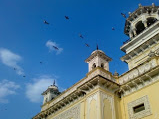
#> input picture 2Dhist.png, 159 x 119 px
$ python ORB.py
#> lines starting #> are read from the running program, lines starting #| are printed output that depends on the picture

import numpy as np
import cv2
from matplotlib import pyplot as plt
img = cv2.imread('../2Dhist.png',0)
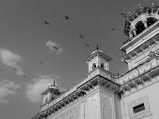
#> img: shape (119, 159); min 0, max 223, mean 117.9
# Initiate ORB detector
orb = cv2.ORB_create()
# find the keypoints with ORB
kp = orb.detect(img,None)
#> kp = 164 keypoints; strongest (x, y, size): (95, 65, 31), (126, 50, 31), (97, 64, 31), (94, 63, 31)
# compute the descriptors with ORB
kp, des = orb.compute(img, kp)
# draw only keypoints location,not size and orientation
img2 = cv2.drawKeypoints(img, kp, None, color=(0,255,0), flags=0)
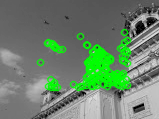
#> img2: shape (119, 159, 3); mean of channels 0, 1, 2 106.6, 131.5, 106.6; drawn as B, G, R
plt.imshow(img2), plt.show()

$ run again, with CLAHE.png copied over 2Dhist.png
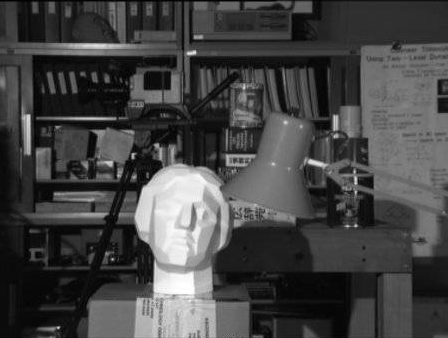
#> input picture CLAHE.png, 448 x 338 px
#> img is the input picture: shape (338, 448); min 0, max 255, mean 68.5
#> kp = 500 keypoints; strongest (x, y, size): (133, 154, 31), (195, 52, 31), (132, 157, 31), (109, 164, 44.6)
#> `img2 = cv2.drawKeypoints(img, kp, None, color=(0,255,0), flags=0)`:
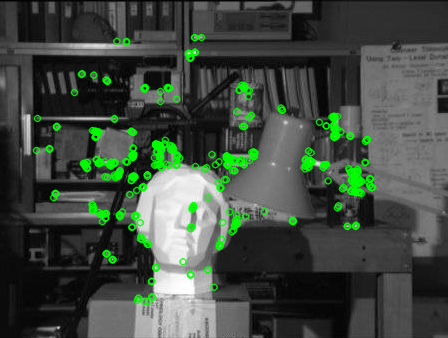
#> img2: shape (338, 448, 3); mean of channels 0, 1, 2 65.1, 75.2, 65.1; drawn as B, G, R
